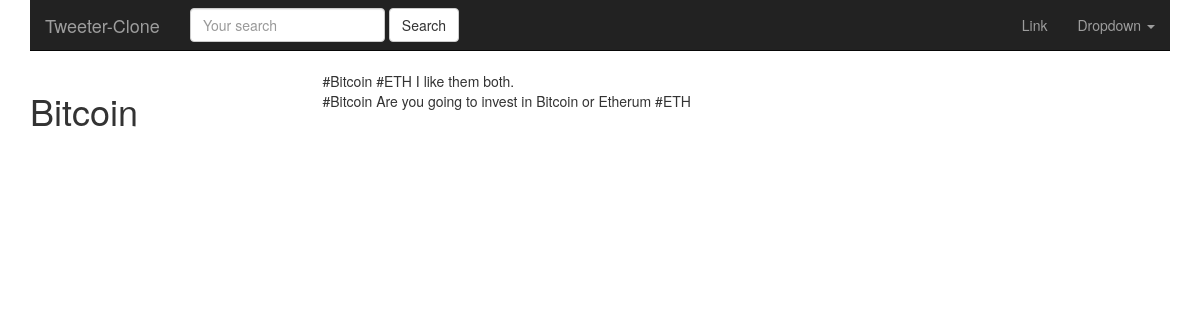
Screenshot of /tags/Bitcoin/ with the database file from the repository.
### hashtags/models.py (models this page shows, shortened)
class HashTag(models.Model):
    tag = models.CharField(max_length=120)
    timestamp = models.DateTimeField(auto_now_add=True)
    def get_tweets(self):
        return Tweet.objects.filter(content__icontains="#" + self.tag)

### tweets/models.py (models this page shows, shortened)
class Tweet(models.Model):
    user        = models.ForeignKey(settings.AUTH_USER_MODEL)
    content     = models.CharField(max_length=255, validators=[validate_content])
    updated     = models.DateTimeField(auto_now=True)
    timestamp   = models.DateTimeField(auto_now_add=True)
    class Meta:
        ordering = ['-timestamp']

### hashtags/views.py (the view)
# urls.py: url(r'^tags/(?P<hashtag>.*)/$', HashTagView.as_view(), name='hashtag'),
class HashTagView(View):
    def get(self, request, hashtag, *args, **kwargs):
        obj, created = HashTag.objects.get_or_create(tag=hashtag)
        return render(request, 'hashtags/tweet_hashtag.html', {"obj": obj})

### hashtags/templates/hashtags/tweet_hashtag.html
{% extends "base.html" %}
{% block content %}
  <div class='row'>
      <div class='col-sm-3 col-xs-12'>
      <h1>{{ obj.tag }}</h1>
      </div>
      <div class='col-sm-9 '>
        {% for tweet in obj.get_tweets %}
          {{ tweet.content }} <br/>
        {% endfor %}
      </div>
  </div>
{% endblock content %}

### rows the page displays
HashTag: tag "Bitcoin"
Tweet: content "#Bitcoin #ETH I like them both."
Tweet: content "#Bitcoin Are you going to invest in Bitcoin or Etherum #ETH"
